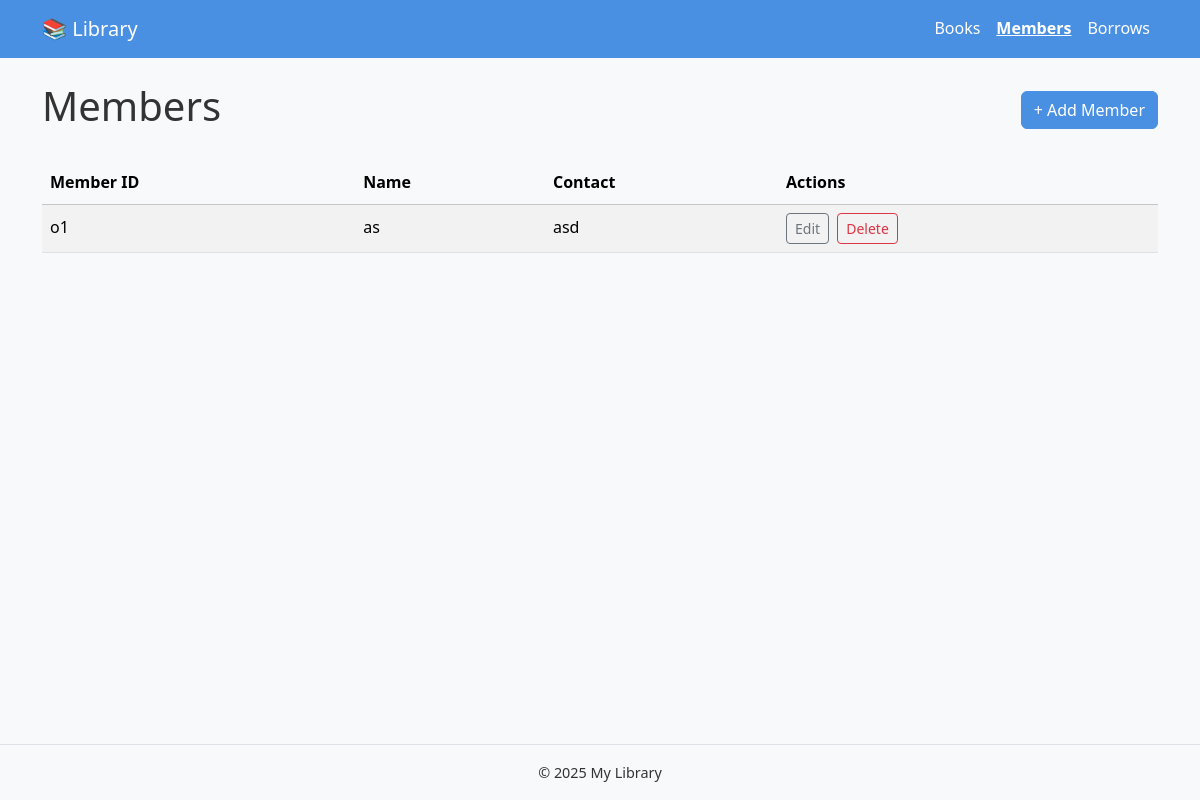
/members, run on the app's committed database.
### app.py (models this page shows)
class Member(db.Model):
    id         = db.Column(db.Integer,   primary_key=True)
    member_id  = db.Column(db.String(20), unique=True, nullable=False)
    name       = db.Column(db.String(80),  nullable=False)
    contact    = db.Column(db.String(120))

### app.py (the view)
@app.route('/members')
def list_members():
    members = Member.query.all()
    return render_template('members.html', members=members)

### app.py (called while the page is built)
@app.context_processor
def inject_now():
    return {'now': datetime.utcnow}

### templates/members.html (shortened to what this page needs)
{% extends 'base.html' %}
{% block content %}
  <div class="d-flex justify-content-between align-items-center mb-4">
    <h1>Members</h1>
    <a href="{{ url_for('add_member') }}" class="btn btn-primary">+ Add Member</a>
  </div>
  {% if members %}
    <div class="table-responsive">
      <table class="table table-striped align-middle">
        <thead class="table-light">
          <tr>
            <th>Member ID</th>
            <th>Name</th>
            <th>Contact</th>
            <th>Actions</th>
          </tr>
        </thead>
        <tbody>
          {% for m in members %}
            <tr>
              <td>{{ m.member_id }}</td>
              <td>{{ m.name }}</td>
              <td>{{ m.contact or '—' }}</td>
              <td>
                <a
                  href="{{ url_for('edit_member', id=m.id) }}"
                  class="btn btn-sm btn-outline-secondary me-1">
                  Edit
                </a>
                <form
                  method="POST"
                  action="{{ url_for('delete_member', id=m.id) }}"
                  style="display:inline-block"
                  onsubmit="return confirm('Delete this member?');">
                  <button
                    type="submit"
                    class="btn btn-sm btn-outline-danger">
                    Delete
                  </button>
                </form>
              </td>
            </tr>
          {% endfor %}
        </tbody>
      </table>
    </div>
  {% else %}
    <p class="text-muted">
      No members found. Click “+ Add Member” to start.
    </p>
  {% endif %}
{% endblock %}

### static/css/main.css (style rules this page uses)
:root { --color-primary: #4a90e2; --color-secondary: #f5a623; --font-base: "Segoe UI", sans-serif; --bg-page: #f8f9fa; --text-muted: #6c757d; }
body { font-family: var(--font-base); line-height: 1.6; background-color: var(--bg-page); color: #333; margin: 0; padding: 0; }
.table-responsive { margin-bottom: 1.5rem; }
.btn-primary { background-color: var(--color-primary); border-color: var(--color-primary); }

### data on the page
Member: member_id "o1", name "as", contact "asd"
